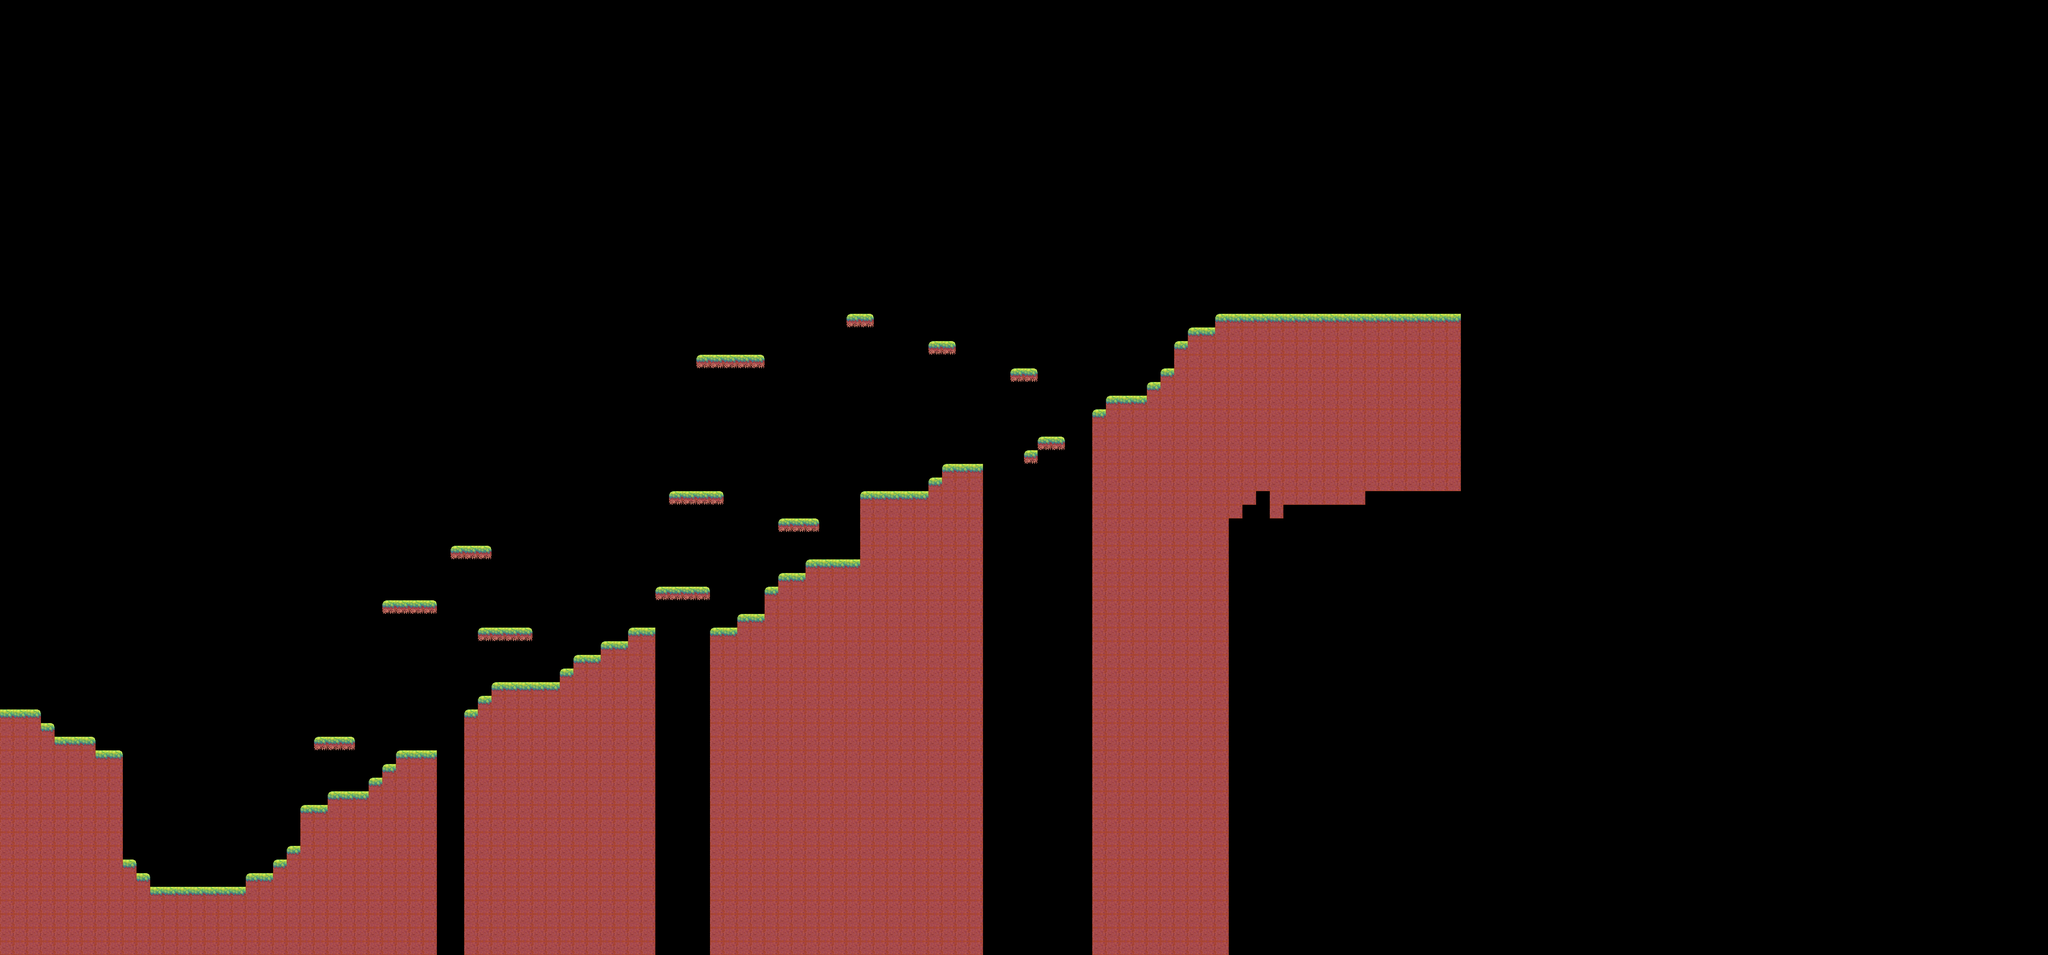

Rendered tile map (Tiled .tmx) drawn with the repository's tilesets; below, a short description and the map source with its tile grids summarised:
An orthogonal 150x70 tile map with 32x32 px tiles, 1 tile layer (Level).

<map version="1.0" tiledversion="1.0.3" orientation="orthogonal" renderorder="right-down" width="150" height="70" tilewidth="32" tileheight="32" nextobjectid="1">
 <properties>
  <property name="unity:layer" value="Level" />
 </properties>
 <tileset firstgid="1" source="ground_tiles.tsx" />
 <layer name="Level" width="150" height="70">
  <data>[10500 cells, 1963 non-empty, 7 distinct tile ids]</data>
 </layer>
</map>